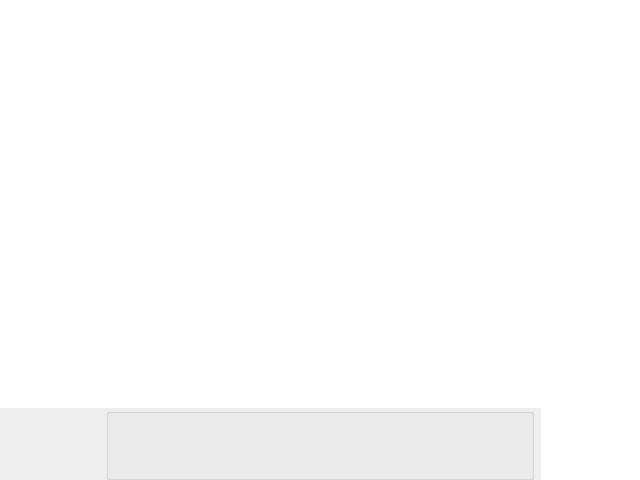
<?xml version="1.0" encoding="UTF-8"?>
<ui version="4.0">
 <class>MainWindow</class>
 <widget class="QWidget" name="MainWindow">
  <property name="windowModality">
   <enum>Qt::NonModal</enum>
  </property>
  <property name="minimumSize">
   <size>
    <width>640</width>
    <height>480</height>
   </size>
  </property>
  <property name="acceptDrops">
   <bool>true</bool>
  </property>
  <layout class="QVBoxLayout" name="m_centralLayout">
   <property name="spacing">
    <number>0</number>
   </property>
   <property name="leftMargin">
    <number>0</number>
   </property>
   <property name="topMargin">
    <number>0</number>
   </property>
   <property name="rightMargin">
    <number>0</number>
   </property>
   <property name="bottomMargin">
    <number>0</number>
   </property>
   <item>
    <widget class="GraphicsView" name="m_gv">
     <property name="frameShape">
      <enum>QFrame::NoFrame</enum>
     </property>
     <property name="verticalScrollBarPolicy">
      <enum>Qt::ScrollBarAlwaysOff</enum>
     </property>
     <property name="horizontalScrollBarPolicy">
      <enum>Qt::ScrollBarAlwaysOff</enum>
     </property>
    </widget>
   </item>
   <item>
    <widget class="QWidget" name="bottomBar" native="true">
     <property name="minimumSize">
      <size>
       <width>0</width>
       <height>72</height>
      </size>
     </property>
     <property name="maximumSize">
      <size>
       <width>16777215</width>
       <height>72</height>
      </size>
     </property>
     <layout class="QHBoxLayout" name="bottomBarLayout">
      <property name="spacing">
       <number>0</number>
      </property>
      <property name="leftMargin">
       <number>0</number>
      </property>
      <property name="topMargin">
       <number>0</number>
      </property>
      <property name="rightMargin">
       <number>0</number>
      </property>
      <property name="bottomMargin">
       <number>0</number>
      </property>
      <item>
       <widget class="QWidget" name="m_navPH" native="true">
        <property name="minimumSize">
         <size>
          <width>99</width>
          <height>72</height>
         </size>
        </property>
        <property name="maximumSize">
         <size>
          <width>99</width>
          <height>72</height>
         </size>
        </property>
       </widget>
      </item>
      <item>
       <spacer name="leftSpacer">
        <property name="orientation">
         <enum>Qt::Horizontal</enum>
        </property>
       </spacer>
      </item>
      <item>
       <widget class="BottomButtonGroup" name="m_bottomButtonGroup"/>
      </item>
      <item>
       <spacer name="rightSpacer">
        <property name="orientation">
         <enum>Qt::Horizontal</enum>
        </property>
       </spacer>
      </item>
      <item>
       <widget class="NavigatorView" name="m_nav">
        <property name="minimumSize">
         <size>
          <width>99</width>
          <height>72</height>
         </size>
        </property>
        <property name="maximumSize">
         <size>
          <width>99</width>
          <height>72</height>
         </size>
        </property>
        <property name="frameShape">
         <enum>QFrame::NoFrame</enum>
        </property>
        <property name="verticalScrollBarPolicy">
         <enum>Qt::ScrollBarAlwaysOff</enum>
        </property>
        <property name="horizontalScrollBarPolicy">
         <enum>Qt::ScrollBarAlwaysOff</enum>
        </property>
       </widget>
      </item>
     </layout>
    </widget>
   </item>
  </layout>
  <widget class="QMenu" name="m_subMenuCopy">
   <property name="title">
    <string>&amp;Copy</string>
   </property>
   <property name="icon">
    <iconset theme="edit-copy"/>
   </property>
  </widget>
  <widget class="QMenu" name="m_subMenuTransform">
   <property name="title">
    <string>&amp;Transform</string>
   </property>
  </widget>
  <widget class="QMenu" name="m_menu"/>
 </widget>
 <customwidgets>
  <customwidget>
   <class>GraphicsView</class>
   <extends>QGraphicsView</extends>
   <header>graphicsview.h</header>
  </customwidget>
  <customwidget>
   <class>NavigatorView</class>
   <extends>QGraphicsView</extends>
   <header>navigatorview.h</header>
  </customwidget>
  <customwidget>
   <class>BottomButtonGroup</class>
   <extends>QGroupBox</extends>
   <header>bottombuttongroup.h</header>
  </customwidget>
 </customwidgets>
 <resources/>
 <connections/>
</ui>
